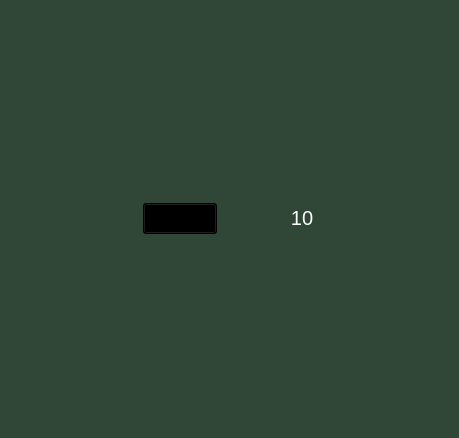
<?xml version="1.0" encoding="UTF-8"?>
<ui version="4.0">
 <class>MainWindow</class>
 <widget class="QMainWindow" name="MainWindow">
  <property name="geometry">
   <rect>
    <x>0</x>
    <y>0</y>
    <width>459</width>
    <height>438</height>
   </rect>
  </property>
  <property name="minimumSize">
   <size>
    <width>0</width>
    <height>0</height>
   </size>
  </property>
  <property name="maximumSize">
   <size>
    <width>16777215</width>
    <height>16777215</height>
   </size>
  </property>
  <property name="palette">
   <palette>
    <active>
     <colorrole role="Button">
      <brush brushstyle="SolidPattern">
       <color alpha="255">
        <red>48</red>
        <green>70</green>
        <blue>55</blue>
       </color>
      </brush>
     </colorrole>
     <colorrole role="Base">
      <brush brushstyle="SolidPattern">
       <color alpha="255">
        <red>48</red>
        <green>70</green>
        <blue>55</blue>
       </color>
      </brush>
     </colorrole>
     <colorrole role="Window">
      <brush brushstyle="SolidPattern">
       <color alpha="255">
        <red>48</red>
        <green>70</green>
        <blue>55</blue>
       </color>
      </brush>
     </colorrole>
     <colorrole role="Highlight">
      <brush brushstyle="SolidPattern">
       <color alpha="255">
        <red>48</red>
        <green>70</green>
        <blue>55</blue>
       </color>
      </brush>
     </colorrole>
    </active>
    <inactive>
     <colorrole role="Button">
      <brush brushstyle="SolidPattern">
       <color alpha="255">
        <red>48</red>
        <green>70</green>
        <blue>55</blue>
       </color>
      </brush>
     </colorrole>
     <colorrole role="Base">
      <brush brushstyle="SolidPattern">
       <color alpha="255">
        <red>48</red>
        <green>70</green>
        <blue>55</blue>
       </color>
      </brush>
     </colorrole>
     <colorrole role="Window">
      <brush brushstyle="SolidPattern">
       <color alpha="255">
        <red>48</red>
        <green>70</green>
        <blue>55</blue>
       </color>
      </brush>
     </colorrole>
     <colorrole role="Highlight">
      <brush brushstyle="SolidPattern">
       <color alpha="255">
        <red>48</red>
        <green>70</green>
        <blue>55</blue>
       </color>
      </brush>
     </colorrole>
    </inactive>
    <disabled>
     <colorrole role="Button">
      <brush brushstyle="SolidPattern">
       <color alpha="255">
        <red>48</red>
        <green>70</green>
        <blue>55</blue>
       </color>
      </brush>
     </colorrole>
     <colorrole role="Base">
      <brush brushstyle="SolidPattern">
       <color alpha="255">
        <red>48</red>
        <green>70</green>
        <blue>55</blue>
       </color>
      </brush>
     </colorrole>
     <colorrole role="Window">
      <brush brushstyle="SolidPattern">
       <color alpha="255">
        <red>48</red>
        <green>70</green>
        <blue>55</blue>
       </color>
      </brush>
     </colorrole>
     <colorrole role="Highlight">
      <brush brushstyle="SolidPattern">
       <color alpha="255">
        <red>51</red>
        <green>153</green>
        <blue>255</blue>
       </color>
      </brush>
     </colorrole>
    </disabled>
   </palette>
  </property>
  <property name="windowTitle">
   <string>MainWindow</string>
  </property>
  <property name="windowIcon">
   <iconset resource="resources.qrc">
    <normaloff>:/image/Minesweeper_icon.png</normaloff>:/image/Minesweeper_icon.png</iconset>
  </property>
  <property name="windowOpacity">
   <double>1.000000000000000</double>
  </property>
  <property name="styleSheet">
   <string notr="true"/>
  </property>
  <widget class="QWidget" name="centralWidget">
   <layout class="QVBoxLayout" name="verticalLayout">
    <property name="spacing">
     <number>2</number>
    </property>
    <property name="leftMargin">
     <number>0</number>
    </property>
    <property name="topMargin">
     <number>0</number>
    </property>
    <property name="rightMargin">
     <number>0</number>
    </property>
    <property name="bottomMargin">
     <number>0</number>
    </property>
    <item>
     <layout class="QHBoxLayout" name="horizontalLayout" stretch="0,0,0,0,0,0">
      <property name="spacing">
       <number>0</number>
      </property>
      <property name="sizeConstraint">
       <enum>QLayout::SetDefaultConstraint</enum>
      </property>
      <property name="leftMargin">
       <number>0</number>
      </property>
      <property name="topMargin">
       <number>13</number>
      </property>
      <property name="rightMargin">
       <number>0</number>
      </property>
      <property name="bottomMargin">
       <number>13</number>
      </property>
      <item>
       <spacer name="horizontalSpacer_2">
        <property name="orientation">
         <enum>Qt::Horizontal</enum>
        </property>
        <property name="sizeType">
         <enum>QSizePolicy::Expanding</enum>
        </property>
        <property name="sizeHint" stdset="0">
         <size>
          <width>40</width>
          <height>20</height>
         </size>
        </property>
       </spacer>
      </item>
      <item>
       <widget class="QComboBox" name="comboBox">
        <property name="sizePolicy">
         <sizepolicy hsizetype="Preferred" vsizetype="Preferred">
          <horstretch>0</horstretch>
          <verstretch>0</verstretch>
         </sizepolicy>
        </property>
        <property name="minimumSize">
         <size>
          <width>0</width>
          <height>31</height>
         </size>
        </property>
        <property name="maximumSize">
         <size>
          <width>81</width>
          <height>31</height>
         </size>
        </property>
        <property name="palette">
         <palette>
          <active>
           <colorrole role="Button">
            <brush brushstyle="LinearGradientPattern">
             <gradient startx="0.000000000000000" starty="0.000000000000000" endx="0.000000000000000" endy="0.000000000000000" type="LinearGradient" spread="PadSpread" coordinatemode="ObjectBoundingMode">
              <gradientstop position="0.000000000000000">
               <color alpha="255">
                <red>255</red>
                <green>255</green>
                <blue>255</blue>
               </color>
              </gradientstop>
              <gradientstop position="1.000000000000000">
               <color alpha="255">
                <red>255</red>
                <green>255</green>
                <blue>255</blue>
               </color>
              </gradientstop>
             </gradient>
            </brush>
           </colorrole>
           <colorrole role="Base">
            <brush brushstyle="LinearGradientPattern">
             <gradient startx="0.000000000000000" starty="0.000000000000000" endx="0.000000000000000" endy="0.000000000000000" type="LinearGradient" spread="PadSpread" coordinatemode="ObjectBoundingMode">
              <gradientstop position="0.000000000000000">
               <color alpha="255">
                <red>255</red>
                <green>255</green>
                <blue>255</blue>
               </color>
              </gradientstop>
              <gradientstop position="1.000000000000000">
               <color alpha="255">
                <red>255</red>
                <green>255</green>
                <blue>255</blue>
               </color>
              </gradientstop>
             </gradient>
            </brush>
           </colorrole>
           <colorrole role="Window">
            <brush brushstyle="LinearGradientPattern">
             <gradient startx="0.000000000000000" starty="0.000000000000000" endx="0.000000000000000" endy="0.000000000000000" type="LinearGradient" spread="PadSpread" coordinatemode="ObjectBoundingMode">
              <gradientstop position="0.000000000000000">
               <color alpha="255">
                <red>255</red>
                <green>255</green>
                <blue>255</blue>
               </color>
              </gradientstop>
              <gradientstop position="1.000000000000000">
               <color alpha="255">
                <red>255</red>
                <green>255</green>
                <blue>255</blue>
               </color>
              </gradientstop>
             </gradient>
            </brush>
           </colorrole>
           <colorrole role="Highlight">
            <brush brushstyle="SolidPattern">
             <color alpha="255">
              <red>255</red>
              <green>255</green>
              <blue>255</blue>
             </color>
            </brush>
           </colorrole>
           <colorrole role="HighlightedText">
            <brush brushstyle="SolidPattern">
             <color alpha="255">
              <red>0</red>
              <green>0</green>
              <blue>0</blue>
             </color>
            </brush>
           </colorrole>
          </active>
          <inactive>
           <colorrole role="Button">
            <brush brushstyle="LinearGradientPattern">
             <gradient startx="0.000000000000000" starty="0.000000000000000" endx="0.000000000000000" endy="0.000000000000000" type="LinearGradient" spread="PadSpread" coordinatemode="ObjectBoundingMode">
              <gradientstop position="0.000000000000000">
               <color alpha="255">
                <red>255</red>
                <green>255</green>
                <blue>255</blue>
               </color>
              </gradientstop>
              <gradientstop position="1.000000000000000">
               <color alpha="255">
                <red>255</red>
                <green>255</green>
                <blue>255</blue>
               </color>
              </gradientstop>
             </gradient>
            </brush>
           </colorrole>
           <colorrole role="Base">
            <brush brushstyle="LinearGradientPattern">
             <gradient startx="0.000000000000000" starty="0.000000000000000" endx="0.000000000000000" endy="0.000000000000000" type="LinearGradient" spread="PadSpread" coordinatemode="ObjectBoundingMode">
              <gradientstop position="0.000000000000000">
               <color alpha="255">
                <red>255</red>
                <green>255</green>
                <blue>255</blue>
               </color>
              </gradientstop>
              <gradientstop position="1.000000000000000">
               <color alpha="255">
                <red>255</red>
                <green>255</green>
                <blue>255</blue>
               </color>
              </gradientstop>
             </gradient>
            </brush>
           </colorrole>
           <colorrole role="Window">
            <brush brushstyle="LinearGradientPattern">
             <gradient startx="0.000000000000000" starty="0.000000000000000" endx="0.000000000000000" endy="0.000000000000000" type="LinearGradient" spread="PadSpread" coordinatemode="ObjectBoundingMode">
              <gradientstop position="0.000000000000000">
               <color alpha="255">
                <red>255</red>
                <green>255</green>
                <blue>255</blue>
               </color>
              </gradientstop>
              <gradientstop position="1.000000000000000">
               <color alpha="255">
                <red>255</red>
                <green>255</green>
                <blue>255</blue>
               </color>
              </gradientstop>
             </gradient>
            </brush>
           </colorrole>
           <colorrole role="Highlight">
            <brush brushstyle="SolidPattern">
             <color alpha="255">
              <red>255</red>
              <green>255</green>
              <blue>255</blue>
             </color>
            </brush>
           </colorrole>
           <colorrole role="HighlightedText">
            <brush brushstyle="SolidPattern">
             <color alpha="255">
              <red>0</red>
              <green>0</green>
              <blue>0</blue>
             </color>
            </brush>
           </colorrole>
          </inactive>
          <disabled>
           <colorrole role="Button">
            <brush brushstyle="LinearGradientPattern">
             <gradient startx="0.000000000000000" starty="0.000000000000000" endx="0.000000000000000" endy="0.000000000000000" type="LinearGradient" spread="PadSpread" coordinatemode="ObjectBoundingMode">
              <gradientstop position="0.000000000000000">
               <color alpha="255">
                <red>255</red>
                <green>255</green>
                <blue>255</blue>
               </color>
              </gradientstop>
              <gradientstop position="1.000000000000000">
               <color alpha="255">
                <red>255</red>
                <green>255</green>
                <blue>255</blue>
               </color>
              </gradientstop>
             </gradient>
            </brush>
           </colorrole>
           <colorrole role="Base">
            <brush brushstyle="LinearGradientPattern">
             <gradient startx="0.000000000000000" starty="0.000000000000000" endx="0.000000000000000" endy="0.000000000000000" type="LinearGradient" spread="PadSpread" coordinatemode="ObjectBoundingMode">
              <gradientstop position="0.000000000000000">
               <color alpha="255">
                <red>255</red>
                <green>255</green>
                <blue>255</blue>
               </color>
              </gradientstop>
              <gradientstop position="1.000000000000000">
               <color alpha="255">
                <red>255</red>
                <green>255</green>
                <blue>255</blue>
               </color>
              </gradientstop>
             </gradient>
            </brush>
           </colorrole>
           <colorrole role="Window">
            <brush brushstyle="LinearGradientPattern">
             <gradient startx="0.000000000000000" starty="0.000000000000000" endx="0.000000000000000" endy="0.000000000000000" type="LinearGradient" spread="PadSpread" coordinatemode="ObjectBoundingMode">
              <gradientstop position="0.000000000000000">
               <color alpha="255">
                <red>255</red>
                <green>255</green>
                <blue>255</blue>
               </color>
              </gradientstop>
              <gradientstop position="1.000000000000000">
               <color alpha="255">
                <red>255</red>
                <green>255</green>
                <blue>255</blue>
               </color>
              </gradientstop>
             </gradient>
            </brush>
           </colorrole>
           <colorrole role="Highlight">
            <brush brushstyle="SolidPattern">
             <color alpha="255">
              <red>51</red>
              <green>153</green>
              <blue>255</blue>
             </color>
            </brush>
           </colorrole>
           <colorrole role="HighlightedText">
            <brush brushstyle="SolidPattern">
             <color alpha="255">
              <red>0</red>
              <green>0</green>
              <blue>0</blue>
             </color>
            </brush>
           </colorrole>
          </disabled>
         </palette>
        </property>
        <property name="font">
         <font>
          <pointsize>9</pointsize>
          <weight>75</weight>
          <bold>true</bold>
         </font>
        </property>
        <property name="autoFillBackground">
         <bool>false</bool>
        </property>
        <property name="styleSheet">
         <string notr="true">background-color: qlineargradient(spread:pad, x1:0, y1:0, x2:0, y2:0, stop:0 rgba(255, 255, 255, 255), stop:1 rgba(255, 255, 255, 255));</string>
        </property>
        <property name="frame">
         <bool>true</bool>
        </property>
        <item>
         <property name="text">
          <string>Easy</string>
         </property>
        </item>
        <item>
         <property name="text">
          <string>Medium</string>
         </property>
        </item>
        <item>
         <property name="text">
          <string>Hard</string>
         </property>
        </item>
       </widget>
      </item>
      <item>
       <spacer name="horizontalSpacer">
        <property name="orientation">
         <enum>Qt::Horizontal</enum>
        </property>
        <property name="sizeType">
         <enum>QSizePolicy::Fixed</enum>
        </property>
        <property name="sizeHint" stdset="0">
         <size>
          <width>40</width>
          <height>20</height>
         </size>
        </property>
       </spacer>
      </item>
      <item>
       <widget class="QLabel" name="flagLabel">
        <property name="minimumSize">
         <size>
          <width>30</width>
          <height>30</height>
         </size>
        </property>
        <property name="maximumSize">
         <size>
          <width>30</width>
          <height>30</height>
         </size>
        </property>
        <property name="text">
         <string/>
        </property>
        <property name="pixmap">
         <pixmap resource="resources.qrc">:/image/Flag_Image.png</pixmap>
        </property>
        <property name="scaledContents">
         <bool>true</bool>
        </property>
        <property name="alignment">
         <set>Qt::AlignCenter</set>
        </property>
        <property name="indent">
         <number>-1</number>
        </property>
       </widget>
      </item>
      <item>
       <widget class="QLabel" name="flagCountLabel">
        <property name="minimumSize">
         <size>
          <width>30</width>
          <height>30</height>
         </size>
        </property>
        <property name="maximumSize">
         <size>
          <width>30</width>
          <height>30</height>
         </size>
        </property>
        <property name="palette">
         <palette>
          <active>
           <colorrole role="WindowText">
            <brush brushstyle="SolidPattern">
             <color alpha="255">
              <red>255</red>
              <green>255</green>
              <blue>255</blue>
             </color>
            </brush>
           </colorrole>
           <colorrole role="Button">
            <brush brushstyle="SolidPattern">
             <color alpha="255">
              <red>48</red>
              <green>70</green>
              <blue>55</blue>
             </color>
            </brush>
           </colorrole>
           <colorrole role="Text">
            <brush brushstyle="SolidPattern">
             <color alpha="255">
              <red>255</red>
              <green>255</green>
              <blue>255</blue>
             </color>
            </brush>
           </colorrole>
           <colorrole role="ButtonText">
            <brush brushstyle="SolidPattern">
             <color alpha="255">
              <red>255</red>
              <green>255</green>
              <blue>255</blue>
             </color>
            </brush>
           </colorrole>
           <colorrole role="Base">
            <brush brushstyle="SolidPattern">
             <color alpha="255">
              <red>48</red>
              <green>70</green>
              <blue>55</blue>
             </color>
            </brush>
           </colorrole>
           <colorrole role="Window">
            <brush brushstyle="SolidPattern">
             <color alpha="255">
              <red>48</red>
              <green>70</green>
              <blue>55</blue>
             </color>
            </brush>
           </colorrole>
          </active>
          <inactive>
           <colorrole role="WindowText">
            <brush brushstyle="SolidPattern">
             <color alpha="255">
              <red>255</red>
              <green>255</green>
              <blue>255</blue>
             </color>
            </brush>
           </colorrole>
           <colorrole role="Button">
            <brush brushstyle="SolidPattern">
             <color alpha="255">
              <red>48</red>
              <green>70</green>
              <blue>55</blue>
             </color>
            </brush>
           </colorrole>
           <colorrole role="Text">
            <brush brushstyle="SolidPattern">
             <color alpha="255">
              <red>255</red>
              <green>255</green>
              <blue>255</blue>
             </color>
            </brush>
           </colorrole>
           <colorrole role="ButtonText">
            <brush brushstyle="SolidPattern">
             <color alpha="255">
              <red>255</red>
              <green>255</green>
              <blue>255</blue>
             </color>
            </brush>
           </colorrole>
           <colorrole role="Base">
            <brush brushstyle="SolidPattern">
             <color alpha="255">
              <red>48</red>
              <green>70</green>
              <blue>55</blue>
             </color>
            </brush>
           </colorrole>
           <colorrole role="Window">
            <brush brushstyle="SolidPattern">
             <color alpha="255">
              <red>48</red>
              <green>70</green>
              <blue>55</blue>
             </color>
            </brush>
           </colorrole>
          </inactive>
          <disabled>
           <colorrole role="WindowText">
            <brush brushstyle="SolidPattern">
             <color alpha="255">
              <red>255</red>
              <green>255</green>
              <blue>255</blue>
             </color>
            </brush>
           </colorrole>
           <colorrole role="Button">
            <brush brushstyle="SolidPattern">
             <color alpha="255">
              <red>48</red>
              <green>70</green>
              <blue>55</blue>
             </color>
            </brush>
           </colorrole>
           <colorrole role="Text">
            <brush brushstyle="SolidPattern">
             <color alpha="255">
              <red>255</red>
              <green>255</green>
              <blue>255</blue>
             </color>
            </brush>
           </colorrole>
           <colorrole role="ButtonText">
            <brush brushstyle="SolidPattern">
             <color alpha="255">
              <red>255</red>
              <green>255</green>
              <blue>255</blue>
             </color>
            </brush>
           </colorrole>
           <colorrole role="Base">
            <brush brushstyle="SolidPattern">
             <color alpha="255">
              <red>48</red>
              <green>70</green>
              <blue>55</blue>
             </color>
            </brush>
           </colorrole>
           <colorrole role="Window">
            <brush brushstyle="SolidPattern">
             <color alpha="255">
              <red>48</red>
              <green>70</green>
              <blue>55</blue>
             </color>
            </brush>
           </colorrole>
          </disabled>
         </palette>
        </property>
        <property name="font">
         <font>
          <pointsize>15</pointsize>
          <weight>50</weight>
          <bold>false</bold>
         </font>
        </property>
        <property name="styleSheet">
         <string notr="true">color: rgb(255, 255, 255);</string>
        </property>
        <property name="text">
         <string>10</string>
        </property>
        <property name="alignment">
         <set>Qt::AlignCenter</set>
        </property>
       </widget>
      </item>
      <item>
       <spacer name="horizontalSpacer_3">
        <property name="orientation">
         <enum>Qt::Horizontal</enum>
        </property>
        <property name="sizeHint" stdset="0">
         <size>
          <width>40</width>
          <height>20</height>
         </size>
        </property>
       </spacer>
      </item>
     </layout>
    </item>
    <item>
     <layout class="QGridLayout" name="gridLayout" rowminimumheight="0" columnminimumwidth="0">
      <property name="sizeConstraint">
       <enum>QLayout::SetDefaultConstraint</enum>
      </property>
      <property name="spacing">
       <number>0</number>
      </property>
     </layout>
    </item>
   </layout>
   <zorder></zorder>
   <zorder></zorder>
  </widget>
  <widget class="QMenuBar" name="menuBar">
   <property name="geometry">
    <rect>
     <x>0</x>
     <y>0</y>
     <width>459</width>
     <height>21</height>
    </rect>
   </property>
  </widget>
  <action name="actionNew_Game">
   <property name="text">
    <string>New Game</string>
   </property>
  </action>
  <action name="actionExit">
   <property name="text">
    <string>Exit</string>
   </property>
  </action>
  <action name="actionInstructions">
   <property name="text">
    <string>Instructions</string>
   </property>
  </action>
 </widget>
 <layoutdefault spacing="6" margin="11"/>
 <resources>
  <include location="resources.qrc"/>
 </resources>
 <connections/>
</ui>
